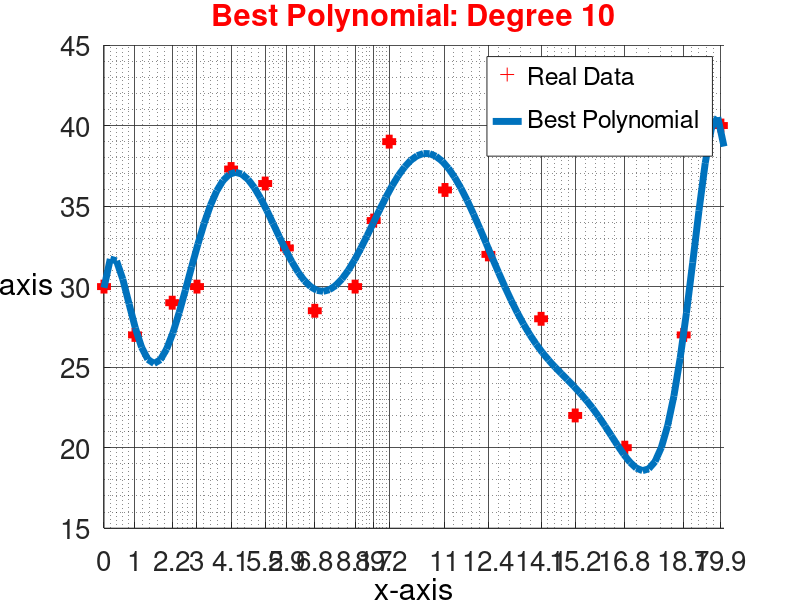

Here is the MATLAB script that generated this plot:
%% Question 3: Polynomial Degree is 10
% Polynomial degree is increased every time to check see if the 
% corresponding least square is the minimum
% Degree 17 has the lowest square 7, but 17 is too big
% Degree 10 has a relative low Least square and degree
clc
clear

%% Data 
x=[0, 1, 2.2, 3, 4.1, 5.2, 5.9, 6.8, 8.1, 8.7, 9.2, 11, 12.4, 14.1,...
    15.2, 16.8, 18.7, 19.9];  
y =[30, 27, 29, 30, 37.3, 36.4, 32.4, 28.5, 30, 34.1, 39, 36, 32, 28,...
    22, 20, 27, 40];

n = length(x);
x0 = ones(n, 1);
x1 = x';
x2 = (x.^2)';
x3 = (x.^3)';
x4 = (x.^4)';
x5 = (x.^5)';
x6 = (x.^6)';
x7 = (x.^7)';
x8 = (x.^8)';
x9 = (x.^9)';
x10 = (x.^10)';

X = [x0 x1 x2 x3 x4 x5 x6 x7 x8 x9 x10];
a = ((X')*X)\((X')*(y'));

f =@(t)a(1) + a(2).*t + a(3).*(t.^2)+ a(4).*(t.^3)+ a(5).*(t.^4)+ ...
    a(6).*(t.^5)+ a(7).*(t.^6)+ a(8).*(t.^7)...
    + a(9).*(t.^8)+ a(10).*(t.^9)+ a(11).*(t.^10);


yi =  a(1) + a(2).*x + a(3).*(x.^2)+ a(4).*(x.^3)+ a(5).*(x.^4)+ a(6).*(x.^5)+ a(7).*(x.^6)+ a(8).*(x.^7)...
    + a(9).*(x.^8)+ a(10).*(x.^9)+ a(11).*(x.^10);
ri = yi - y;
% The best polynomial will have the minimum Least square
Least_square = sum(ri.^2);

% Plot Data and Best Polynomial curve
h1 = figure(1);
% Data
plot1 = scatter(x, y, 100, '+', 'MarkerEdgeColor', 'red', 'linewidth', 5);
hold on
% Linear Regression Line
xx = linspace(0,20,100);
plot2 = plot(xx, f(xx), 'linewidth', 5);
[~,b] = legend([plot1 plot2],{'Real Data','Best Polynomial'}, 'FontSize',30);
set(findobj(b,'-property','MarkerSize'),'MarkerSize',30);

xlabel('x-axis','color', 'k', 'fontSize', 25)
ylabel('y-axis', 'color','k', 'fontSize', 25)
hYLabel = get(gca,'YLabel');
set(hYLabel,'rotation',0,'VerticalAlignment','middle',  'HorizontalAlignment','right')
grid on
grid minor
set(gca,'FontSize',20)
set(get(h1,'CurrentAxes'),'GridAlpha',0.8,'MinorGridAlpha',0.5);
xticks(x);
title('Best Polynomial: Degree 10', 'color', 'r');



